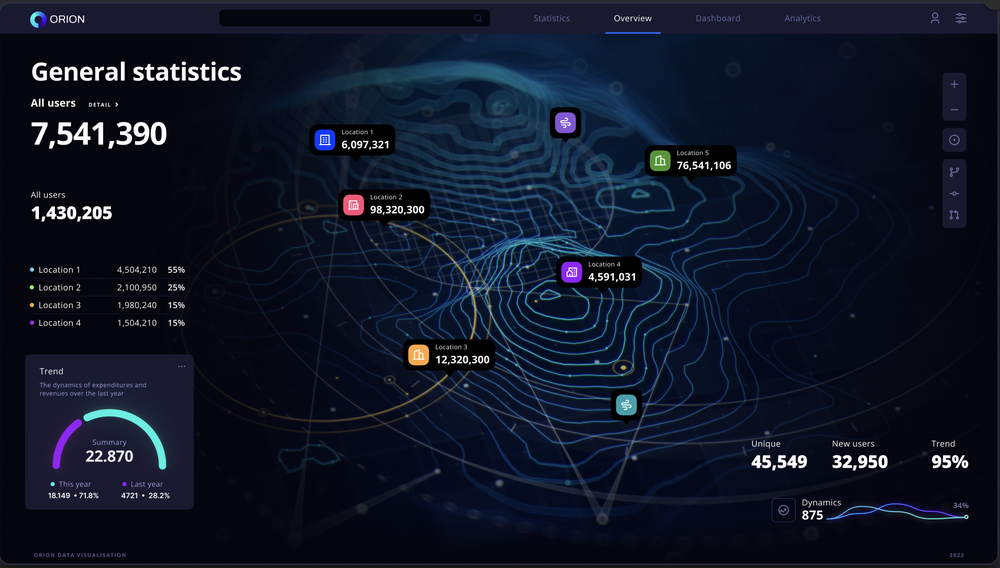
#> input picture scripts/target_design.png, 1000 x 568 px, shrunk from 2074 x 1178 before the run
$ python component_categorization.py
#> lines starting #> are read from the running program, lines starting #| are printed output that depends on the picture
#!/usr/bin/env python3
"""
Component Categorization Script for Terrain Background SVG Implementation
Step 1.3: Break down terrain features into implementable SVG component layers
"""

import json
import numpy as np
from PIL import Image, ImageDraw, ImageFont
import matplotlib.pyplot as plt
import os

def load_structural_analysis():
    """Load the results from Step 1.2 structural analysis"""
    try:
        with open('manual_terrain_analysis_results.json', 'r') as f:
#> (reads scripts/manual_terrain_analysis_results.json from the repository)
            return json.load(f)
    except FileNotFoundError:
        print("Error: manual_terrain_analysis_results.json not found")
        print("Please run Step 1.2 structural analysis first")
        return None

def create_component_layer_breakdown(structural_data):
    """Create SVG component layer breakdown based on structural analysis"""

    terrain_features = structural_data['terrain_features']
    implementation_hierarchy = structural_data['implementation_hierarchy']

    component_layers = {
        'background_layer': {
            'name': 'TerrainBackground',
            'description': 'Base canvas, background color, and foundational gradients',
            'z_index': 1,
            'implementation_file': 'TerrainBackground.tsx',
            'components': [
                {
                    'element_type': 'background_fill',
                    'svg_element': 'rect',
                    'properties': {
                        'fill': '#05050f',  # From color analysis
                        'width': '100%',
                        'height': '100%',
                        'opacity': 1.0
                    },
                    'implementation_complexity': 'low',
                    'estimated_lines_of_code': 10
                },
                {
                    'element_type': 'background_gradient',
                    'svg_element': 'defs > linearGradient',
                    'properties': {
                        'gradient_stops': ['#09142a', '#05050f'],  # From color analysis
                        'direction': 'radial',
                        'opacity': 0.8
                    },
                    'implementation_complexity': 'low',
                    'estimated_lines_of_code': 15
                }
            ],
            'dependencies': ['TerrainConstants'],
            'performance_impact': 'minimal',
            'estimated_render_time': '<1ms'
        },

        'primary_contours': {
            'name': 'PrimaryContours',
            'description': 'Major terrain features and essential recognition elements',
            'z_index': 2,
            'implementation_file': 'PrimaryContours.tsx',
            'components': [],
            'dependencies': ['TerrainConstants', 'TerrainBackground'],
            'performance_impact': 'medium',
            'estimated_render_time': '2-5ms'
        },

        'secondary_contours': {
            'name': 'SecondaryContours',
            'description': 'Supporting contour lines and intermediate details',
            'z_index': 3,
            'implementation_file': 'SecondaryContours.tsx',
            'components': [],
            'dependencies': ['TerrainConstants', 'PrimaryContours'],
            'performance_impact': 'medium',
            'estimated_render_time': '3-7ms'
        },

        'accent_elements': {
            'name': 'TerrainEffects',
            'description': 'Visual enhancements, glows, and special effects',
            'z_index': 4,
            'implementation_file': 'TerrainEffects.tsx',
            'components': [],
            'dependencies': ['TerrainConstants', 'PrimaryContours', 'SecondaryContours'],
            'performance_impact': 'high',
            'estimated_render_time': '5-10ms'
        }
    }

    # Populate primary contours from Phase 1 features
    for feature in implementation_hierarchy['phase_1_primary_features']:
        if feature['type'] == 'primary_ridge_network':
            component_layers['primary_contours']['components'].append({
                'element_type': 'major_ridge_system',
                'feature_name': feature['name'],
                'svg_element': 'path',
                'properties': {
                    'stroke': '#265074',  # Primary blue from color analysis
                    'stroke_width': 2.0,
                    'fill': 'none',
                    'opacity': 0.8,
                    'stroke_linecap': 'round',
                    'stroke_linejoin': 'round'
                },
                'implementation_approach': feature['svg_approach'],
                'estimated_paths': feature['estimated_paths_needed'],
                'implementation_complexity': feature['implementation_complexity'],
                'estimated_lines_of_code': feature['estimated_paths_needed'] * 15
            })
        elif feature['type'] == 'concentric_rings':
            component_layers['primary_contours']['components'].append({
                'element_type': 'concentric_ring_pattern',
                'feature_name': feature['name'],
                'svg_element': 'ellipse',
                'properties': {
                    'stroke': '#438ea6',  # Bright blue from color analysis
                    'stroke_width': 1.5,
                    'fill': 'none',
                    'opacity': 0.7
                },
                'implementation_approach': feature['svg_approach'],
                'estimated_paths': feature['estimated_paths_needed'],
                'implementation_complexity': feature['implementation_complexity'],
                'estimated_lines_of_code': feature['estimated_paths_needed'] * 8
            })

    # Populate secondary contours from Phase 2 features
    for feature in implementation_hierarchy['phase_2_secondary_features']:
        component_layers['secondary_contours']['components'].append({
            'element_type': 'secondary_ridge_system',
            'feature_name': feature['name'],
            'svg_element': 'path',
            'properties': {
                'stroke': '#787a8f',  # Medium blue-gray from color analysis
                'stroke_width': 1.5,
                'fill': 'none',
                'opacity': 0.6,
                'stroke_linecap': 'round',
                'stroke_linejoin': 'round'
            },
            'implementation_approach': feature['svg_approach'],
            'estimated_paths': feature['estimated_paths_needed'],
            'implementation_complexity': feature['implementation_complexity'],
            'estimated_lines_of_code': feature['estimated_paths_needed'] * 12
        })

    # Populate accent elements from Phase 3 features
    for feature in implementation_hierarchy['phase_3_detail_features']:
        if feature['type'] == 'connecting_flows':
            component_layers['accent_elements']['components'].append({
                'element_type': 'flow_connections',
                'feature_name': feature['name'],
                'svg_element': 'path',
                'properties': {
                    'stroke': '#d0d4db',  # Light blue-gray from color analysis
                    'stroke_width': 0.8,
                    'fill': 'none',
                    'opacity': 0.4,
                    'stroke_linecap': 'round'
                },
                'implementation_approach': feature['svg_approach'],
                'estimated_paths': feature['estimated_paths_needed'],
                'implementation_complexity': feature['implementation_complexity'],
                'estimated_lines_of_code': feature['estimated_paths_needed'] * 10
            })
        elif feature['type'] == 'fine_detail_texture':
            component_layers['accent_elements']['components'].append({
                'element_type': 'micro_details',
                'feature_name': feature['name'],
                'svg_element': 'path',
                'properties': {
                    'stroke': '#693be9',  # Accent purple from color analysis
                    'stroke_width': 0.5,
                    'fill': 'none',
                    'opacity': 0.3,
                    'filter': 'url(#glow)'
                },
                'implementation_approach': feature['svg_approach'],
                'estimated_paths': 20,  # Estimated micro details
                'implementation_complexity': feature['implementation_complexity'],
                'estimated_lines_of_code': 150
            })

    # Add visual effects
    component_layers['accent_elements']['components'].append({
        'element_type': 'glow_effects',
        'feature_name': 'Terrain Glow Filters',
        'svg_element': 'defs > filter',
        'properties': {
            'filter_type': 'feGaussianBlur',
            'stdDeviation': 3,
            'flood_color': '#438ea6',
            'flood_opacity': 0.3
        },
        'implementation_approach': 'svg_filters',
        'estimated_paths': 1,
        'implementation_complexity': 'medium',
        'estimated_lines_of_code': 25
    })

    return component_layers

def create_implementation_specifications(component_layers):
    """Create detailed implementation specifications for each layer"""

    specifications = {
        'layer_stack_order': [
            'background_layer',
            'primary_contours',
            'secondary_contours',
            'accent_elements'
        ],
        'coordinate_system': {
            'viewBox': '0 0 2074 1178',
            'aspect_ratio': 1.76,
            'scaling_approach': 'viewBox_responsive',
            'coordinate_reference': 'top_left_origin'
        },
        'performance_targets': {
            'total_render_time': '<15ms',
            'svg_file_size': '<50KB',
            'dom_nodes': '<200',
            'animation_fps': '60fps'
        },
        'browser_compatibility': {
            'minimum_support': ['Chrome 80+', 'Firefox 75+', 'Safari 13+', 'Edge 80+'],
            'fallback_strategy': 'graceful_degradation',
            'testing_required': ['desktop', 'tablet', 'mobile']
        },
        'implementation_phases': {
            'phase_1_baseline': {
                'layers': ['background_layer', 'primary_contours'],
                'target_similarity': '70%',
                'estimated_development_time': '2-3 days'
            },
            'phase_2_structure': {
                'layers': ['background_layer', 'primary_contours', 'secondary_contours'],
                'target_similarity': '85%',
                'estimated_development_time': '4-5 days'
            },
            'phase_3_polish': {
                'layers': ['background_layer', 'primary_contours', 'secondary_contours', 'accent_elements'],
                'target_similarity': '95%',
                'estimated_development_time': '6-8 days'
            }
        }
    }

    # Add layer-specific specifications
    for layer_name, layer_data in component_layers.items():
        specifications[f'{layer_name}_specs'] = {
            'component_count': len(layer_data['components']),
            'total_estimated_loc': sum(comp.get('estimated_lines_of_code', 0) for comp in layer_data['components']),
            'complexity_distribution': {
                'low': len([c for c in layer_data['components'] if c.get('implementation_complexity') == 'low']),
                'medium': len([c for c in layer_data['components'] if c.get('implementation_complexity') == 'medium']),
                'high': len([c for c in layer_data['components'] if c.get('implementation_complexity') == 'high'])
            },
            'svg_elements_used': list(set(comp['svg_element'] for comp in layer_data['components'])),
            'dependencies': layer_data['dependencies'],
            'performance_impact': layer_data['performance_impact']
        }

    return specifications

def create_layer_isolation_visualizations(structural_data, component_layers):
    """Create visual documentation showing each layer in isolation"""

    # Load the target image
    image = Image.open('target_design.png')
#> image is the input picture: PIL image 1000x568 RGBA; mean R, G, B, A 15.3, 21.6, 38, 255

    # Create visualizations for each layer
    layer_visualizations = {}

    for layer_name, layer_data in component_layers.items():
        # Create a layer isolation image
        layer_image = Image.new('RGB', image.size, '#05050f')  # Dark background
        draw = ImageDraw.Draw(layer_image)

        if layer_name == 'background_layer':
            # Just show the background
            layer_image = Image.new('RGB', image.size, '#05050f')

        elif layer_name == 'primary_contours':
            # Show primary features
            terrain_features = structural_data['terrain_features']

            # Draw Central Brain Ridge System
            central_ridge = next((f for f in terrain_features['major_brain_ridges']
                                if f['importance'] == 'primary'), None)
            if central_ridge:
                bounds = central_ridge['approximate_bounds']
                draw.rectangle([
                    bounds['x'], bounds['y'],
                    bounds['x'] + bounds['width'], bounds['y'] + bounds['height']
                ], outline='#265074', width=3)
                draw.text((bounds['x'] + 10, bounds['y'] + 10),
                         "Primary Ridge System", fill='#265074')

            # Draw concentric rings
            for pattern in terrain_features['distinctive_patterns']:
                if pattern['type'] == 'concentric_rings':
                    for i, location in enumerate(pattern['locations']):
                        x, y = location['x'], location['y']
                        radius = location['radius_estimate']
                        draw.ellipse([x-radius, y-radius, x+radius, y+radius],
                                   outline='#438ea6', width=2)
                        draw.text((x+radius+5, y), f"Ring_{i+1}", fill='#438ea6')

        elif layer_name == 'secondary_contours':
            # Show secondary features
            terrain_features = structural_data['terrain_features']

            # Draw secondary ridge systems
            for ridge in terrain_features['major_brain_ridges']:
                if ridge['importance'] == 'secondary':
                    bounds = ridge['approximate_bounds']
                    draw.rectangle([
                        bounds['x'], bounds['y'],
                        bounds['x'] + bounds['width'], bounds['y'] + bounds['height']
                    ], outline='#787a8f', width=2)
                    draw.text((bounds['x'] + 10, bounds['y'] + 10),
                             ridge['name'][:15], fill='#787a8f')

        elif layer_name == 'accent_elements':
            # Show accent and effect elements
            draw.text((100, 100), "Glow Effects & Micro Details", fill='#693be9')
            # Draw some example accent elements
            for i in range(5):
                x, y = 200 + i * 300, 200 + i * 100
                draw.ellipse([x-10, y-10, x+10, y+10], outline='#693be9', width=1)

        # Save layer visualization
        layer_filename = f'layer_isolation_{layer_name}.png'
        layer_image.save(layer_filename)
        layer_visualizations[layer_name] = layer_filename
#> this loop made 4 passes
#> pass 1, in create_layer_isolation_visualizations, `layer_image = Image.new('RGB', image.size, '#05050f')`:
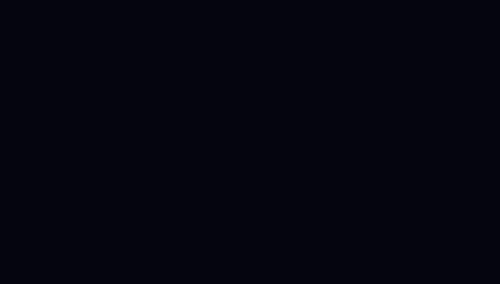
#> layer_image: PIL image 1000x568 RGB (shown at 1/2 size); mean R, G, B 5, 5, 15
#> pass 2, in create_layer_isolation_visualizations, `layer_image.save(layer_filename)`:
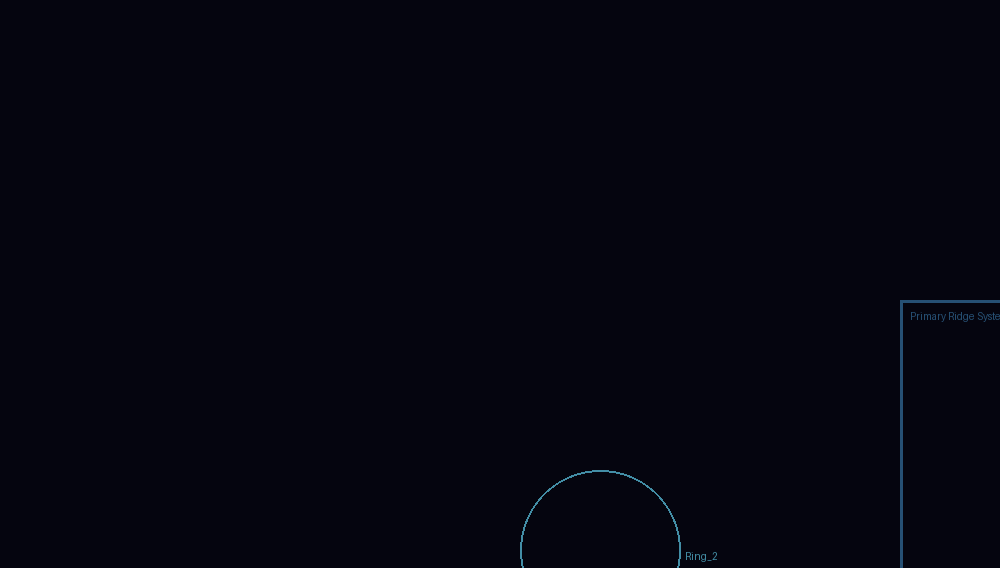
#> saved as layer_isolation_primary_contours.png: PIL image 1000x568 RGB; mean R, G, B 5.1, 5.3, 15.4
#> after the loop, layer_visualizations = {'background_layer': 'layer_isolation_background_layer.png', 'primary_contours': 'layer_isolation_primary_contours.png', 'secondary_contours': 'layer_isolation_secondary_contours.png', 'accent_elements': 'layer_isolation_accent_elements.png'}
#> (the rest of the program and of its run is left out)
